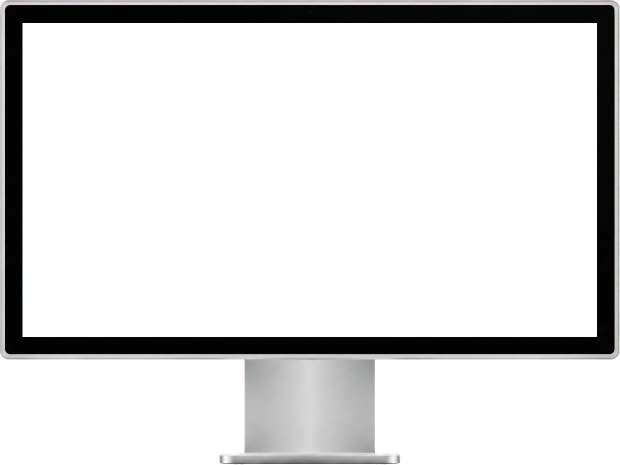
#> input picture skills/motion-designer/assets/devices/display.webp, 1240 x 929 px (shown at 1/2 size)
$ python -i nano_banana_cutouts.py   (imports and definitions only)
#> lines starting #> are read from the running program, lines starting #| are printed output that depends on the picture; after the words box and inside, x2 and y2 are one past the last pixel; in counts of white or black regions, pixels touching at a corner belong together
#!/usr/bin/env python3
"""
Style-Anchored Nano Banana Paper Cutout Generator & Die-Cut Sticker Processor
(Synthesizes vox-explainer-skill + Leslie-vox-style MG-VOXSTAGE + @justdodani 7-Layer Diorama).

Capabilities:
1. `prompts`: Reads `video.json` (or `script.json`) and generates a complete Nano Banana Prompt Pack:
   - 1x **Style Anchor Prompt** (locks paper grain, B&W halftone dot matrix, white die-cut border, and single accent ink)
   - Per-scene **Isolated Cutout Prompts** on flat `#FFFFFF` or `#00FF00` background (`clean composition, text-free, no labels, no watermarks`).
2. `process`: Converts raw generated/uploaded `.png`/`.jpg` images in `<work>/assets/` into transparent
   die-cut paper cutouts in `<work>/pieces/` with:
   - Automatic background removal (corner flood-fill + chroma/luminance key)
   - High-contrast archival B&W halftone filter (`--bw`)
   - Crisp white scissor-cut paper border (`8px` dilated contour)
   - Optional **MG-VOXSTAGE Hot-Red (`#D62E1F`) offset registration outline** (`--voxstage`)
   - Subtle contact drop shadow for 2.5D diorama stacking.

Usage:
    python3 scripts/nano_banana_cutouts.py prompts <work_dir> [--style voxstage]
    python3 scripts/nano_banana_cutouts.py process <input_img> <output_png> [--bw] [--voxstage] [--border 8]
"""

import argparse
import json
import sys
from pathlib import Path
import numpy as np
from PIL import Image, ImageChops, ImageEnhance, ImageFilter


STYLE_ANCHORS = {
    "voxstage": (
        "Editorial paper cutout collage illustration in the style of Vox and Johnny Harris, "
        "black-and-white high-contrast halftone newspaper photograph subject with a thick hand-cut "
        "white paper border and a 3px offset crimson red (#D62E1F) registration outline, "
        "isolated on a flat pure white (#FFFFFF) background, tactile archival paper grain, "
        "clean composition, text-free, no labels, no watermarks"
    ),
    "diorama": (
        "Vintage 1960s travel magazine paper cutout piece, warm Kodak Kodachrome print texture, "
        "sharp scissor-cut edges with a clean white die-cut sticker border, isolated single object "
        "on a flat pure white (#FFFFFF) background, studio flat lighting, "
        "clean composition, text-free, no labels, no watermarks"
    ),
    "blueprint": (
        "Isometric technical engineering schematic cutout in crisp white 2px vector linework "
        "with cyan (#38BDF8) and amber (#FACC15) mechanical highlights on a deep blueprint blue (#1B3A6B) card, "
        "isolated on a flat pure white (#FFFFFF) background, "
        "clean composition, text-free, no labels, no watermarks"
    ),
    "vintage-sketch": (
        "19th-century cross-hatched copperplate ink engraving cutout on warm sepia archival parchment (#EDE2CE) "
        "with rust-red (#9E3B24) ink accents and torn paper border, isolated on a flat pure white (#FFFFFF) background, "
        "clean composition, text-free, no labels, no watermarks"
    ),
}


# [32 lines left out: function build_prompt_pack, not called in this run]


def process_cutout_image(
    src_path: Path,
    dst_path: Path,
    bw_halftone: bool = False,
    voxstage_red: bool = False,
    border_px: int = 8,
):
#> called with src_path = '../assets/devices/display.webp', dst_path = 'out.png', bw_halftone = False, voxstage_red = False, border_px = 8
    im = Image.open(src_path).convert("RGBA")
#> im is the input picture: PIL image 1240x929 RGBA; mean R, G, B, A 26.3, 21.9, 26, 50
    arr = np.array(im)

    # Detect background color from the 4 corners (supports white #FFFFFF, green #00FF00, or light gray)
    corners = np.vstack([
        arr[0:6, 0:6, :3].reshape(-1, 3),
        arr[0:6, -6:, :3].reshape(-1, 3),
        arr[-6:, 0:6, :3].reshape(-1, 3),
        arr[-6:, -6:, :3].reshape(-1, 3),
    ])
#> corners = 144 rows, first 8: [185, 163, 188], [187, 162, 188], [188, 161, 186], [190, 161, 184], [191, 160, 184], [191, 160, 184], [187, 162, 188], [187, 162, 186]
    bg_rgb = np.median(corners, axis=0)
#> bg_rgb = [91.5, 62.5, 92]

    # Compute color distance from background if image isn't already transparent
    if np.min(arr[:, :, 3]) < 250:
        fg_mask = arr[:, :, 3] > 32
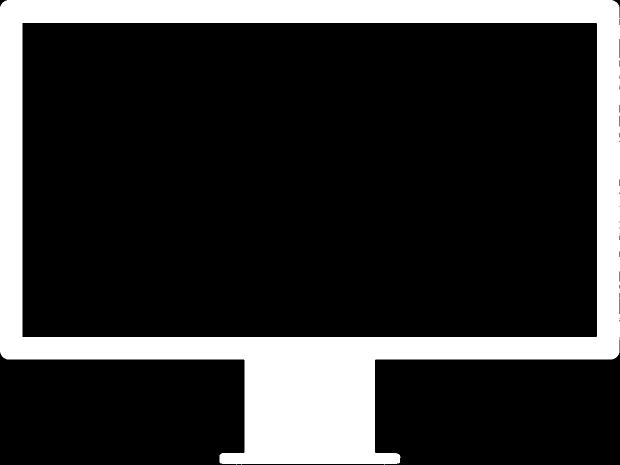
#> fg_mask: shape (929, 1240) bool (shown at 1/2 size); 19.6% white; 1 white region, box (x1, y1, x2, y2) and area: (0, 0, 1240, 929) 226122
    else:
        diff = np.linalg.norm(arr[:, :, :3].astype(np.float32) - bg_rgb.astype(np.float32), axis=2)
        fg_mask = diff > 28.0

    alpha_im = Image.fromarray((fg_mask.astype(np.uint8) * 255), mode="L")
    alpha_im = alpha_im.filter(ImageFilter.MedianFilter(3))
#> alpha_im: PIL image 1240x929 L; 19.6% white; 1 white region, box (x1, y1, x2, y2) and area: (0, 0, 1240, 929) 226183

    rgb_im = im.convert("RGB")
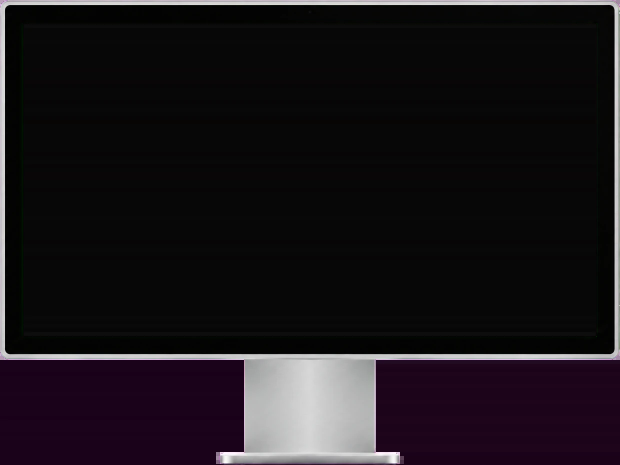
#> rgb_im: PIL image 1240x929 RGB (shown at 1/2 size); mean R, G, B 26.3, 21.9, 26
    if bw_halftone or voxstage_red:
        gray = rgb_im.convert("L")
        gray = ImageEnhance.Contrast(gray).enhance(1.32)
        rgb_im = Image.merge("RGB", (gray, gray, gray))

    # Build white paper die-cut border by dilating alpha mask
    white_mask = alpha_im
    for _ in range(max(1, border_px // 2)):
        white_mask = white_mask.filter(ImageFilter.MaxFilter(5))
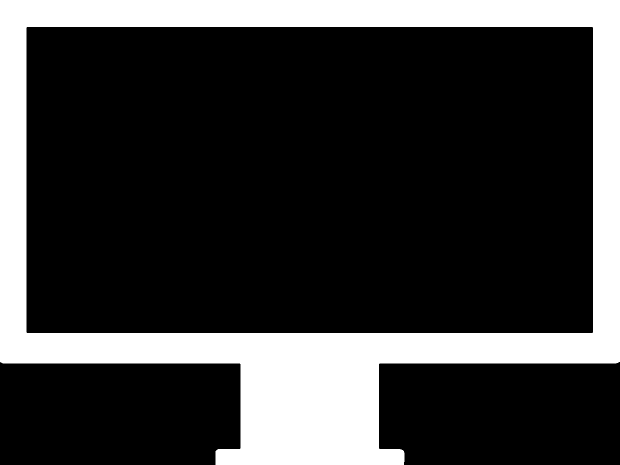
#> white_mask: PIL image 1240x929 L (shown at 1/2 size); 23.2% white; 1 white region, box (x1, y1, x2, y2) and area: (0, 0, 1240, 929) 267118

    canvas = Image.new("RGBA", im.size, (0, 0, 0, 0))
#> canvas: PIL image 1240x929 RGBA; every value is 0

    # Optional MG-VOXSTAGE Hot-Red (#D62E1F) offset registration outline
    if voxstage_red:
        red_mask = white_mask.filter(ImageFilter.MaxFilter(5))
        red_layer = Image.new("RGBA", im.size, (214, 46, 31, 255))
        shifted_red_mask = ImageChops.offset(red_mask, 5, 5)
        canvas.paste(red_layer, (0, 0), shifted_red_mask)

    # Drop shadow
    shadow_mask = white_mask.filter(ImageFilter.GaussianBlur(6))
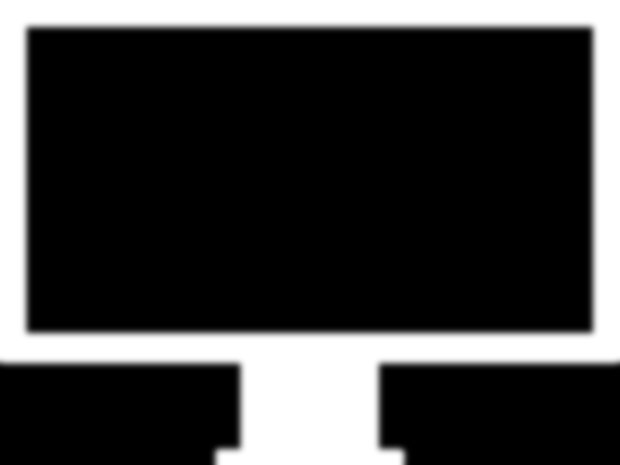
#> shadow_mask: PIL image 1240x929 L (shown at 1/2 size); min 0, max 255, mean 59.1
    shadow_layer = Image.new("RGBA", im.size, (15, 15, 18, 120))
    canvas.paste(shadow_layer, (4, 6), shadow_mask)
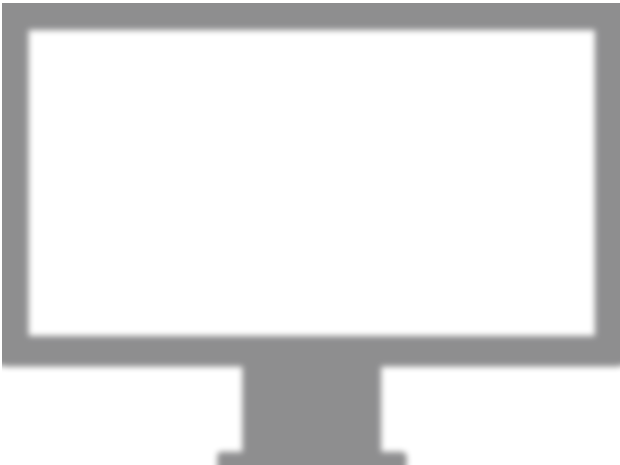
#> canvas: PIL image 1240x929 RGBA (shown at 1/2 size); mean R, G, B, A 3.4, 3.4, 4.1, 27.3; transparent parts drawn white

    # White die-cut paper backing
    white_layer = Image.new("RGBA", im.size, (255, 255, 255, 255))
#> white_layer: PIL image 1240x929 RGBA; every value is 255
    canvas.paste(white_layer, (0, 0), white_mask)
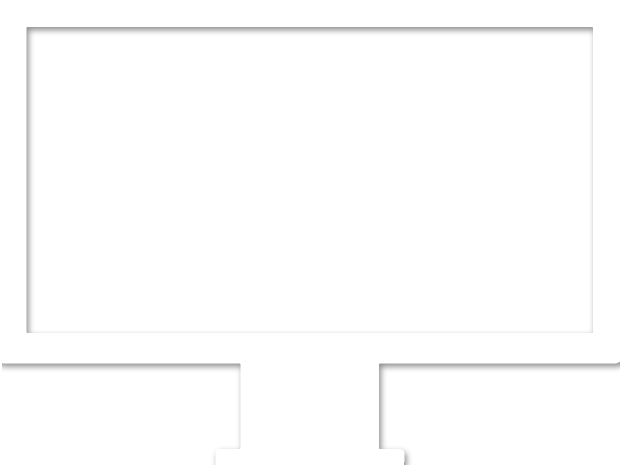
#> canvas: PIL image 1240x929 RGBA (shown at 1/2 size); mean R, G, B, A 59.4, 59.4, 59.4, 61.1; transparent parts drawn white

    # Paste subject on top
    subj_rgba = rgb_im.convert("RGBA")
    subj_rgba.putalpha(alpha_im)
    canvas.paste(subj_rgba, (0, 0), alpha_im)
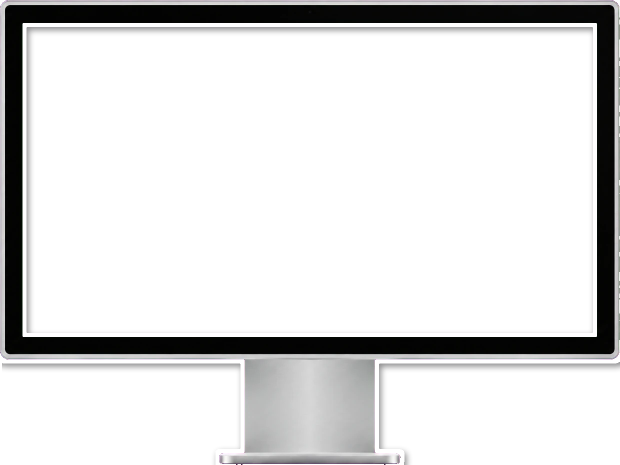
#> canvas: PIL image 1240x929 RGBA (shown at 1/2 size); mean R, G, B, A 25.9, 25.9, 25.9, 61.1; transparent parts drawn white

#> (the run stopped early here; a loop or call above may not have finished)

$ run again, on skills/motion-designer/assets/devices/iphone.webp
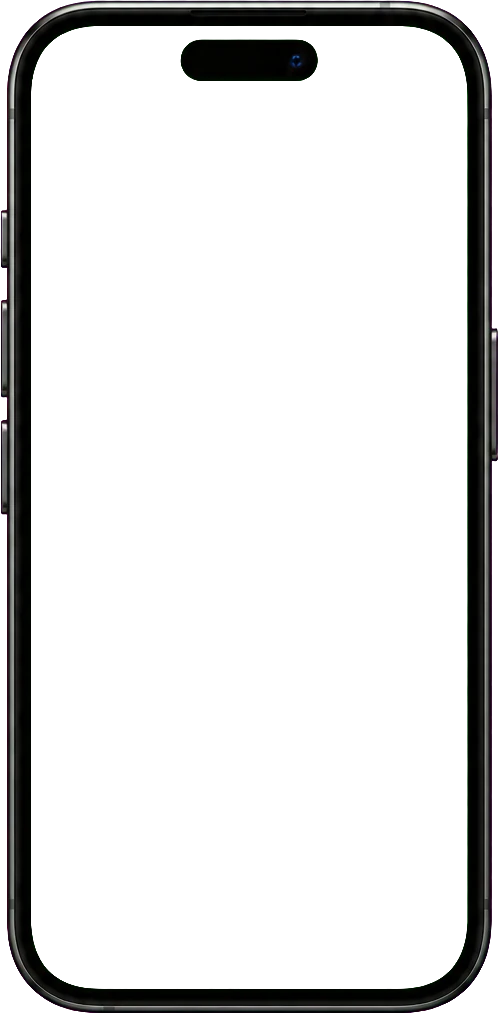
#> input picture skills/motion-designer/assets/devices/iphone.webp, 498 x 1013 px
#> in process_cutout_image, im is the input picture: PIL image 498x1013 RGBA; mean R, G, B, A 8.6, 7.7, 7.7, 38.1
#> corners = 144 rows, first 8: [27, 3, 27], [27, 3, 27], [27, 3, 27], [27, 3, 27], [27, 3, 27], [27, 3, 27], [27, 3, 27], [27, 3, 27]
#> bg_rgb = [27, 3, 26.5]
#> in process_cutout_image, `fg_mask = arr[:, :, 3] > 32`:
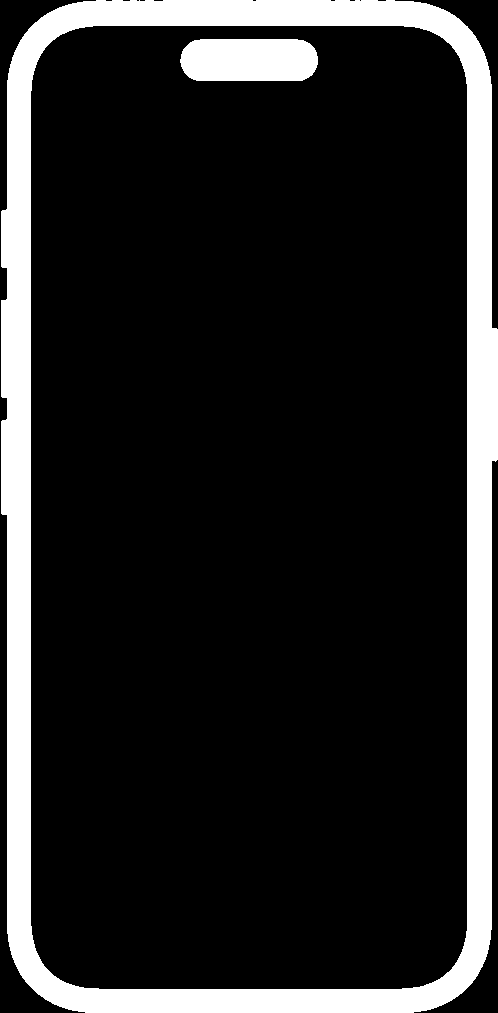
#> fg_mask: shape (1013, 498) bool; 15.1% white; 2 white regions, box (x1, y1, x2, y2) and area: (1, 0, 498, 1013) 70693, (180, 39, 318, 81) 5398
#> white_layer: PIL image 498x1013 RGBA; every value is 255
#> in process_cutout_image, `canvas.paste(subj_rgba, (0, 0), alpha_im)`:
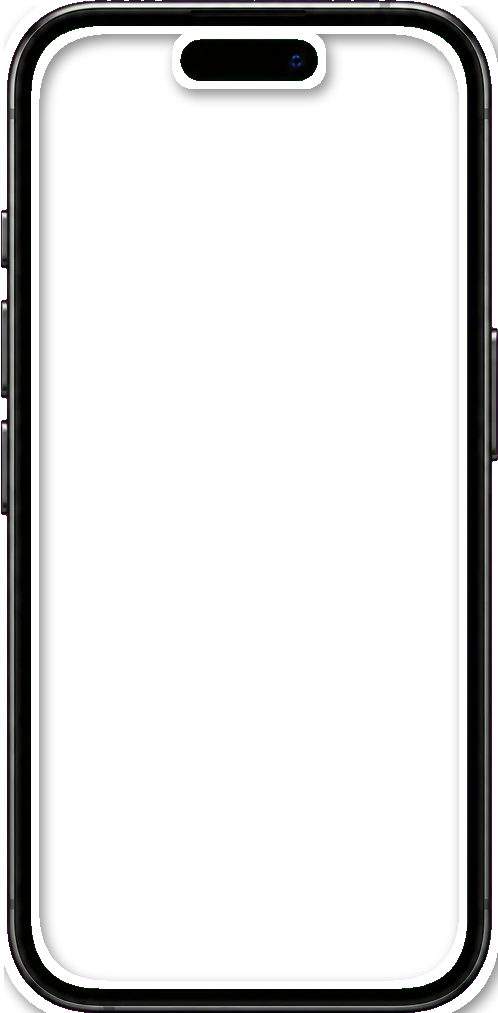
#> canvas: PIL image 498x1013 RGBA; mean R, G, B, A 24.7, 24.8, 24.6, 60; transparent parts drawn white

$ run again, on skills/motion-designer/assets/devices/macbook.webp
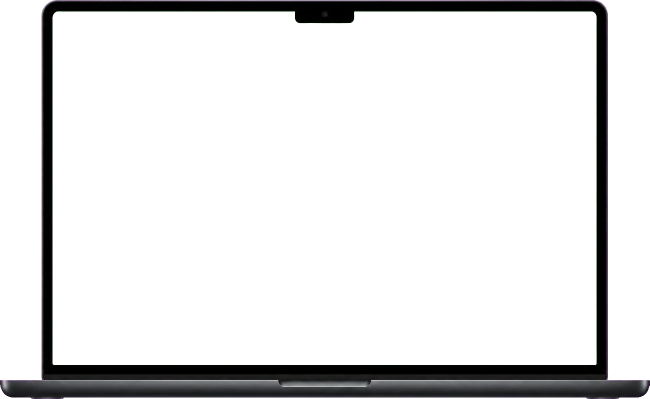
#> input picture skills/motion-designer/assets/devices/macbook.webp, 1299 x 798 px (shown at 1/2 size)
#> in process_cutout_image, im is the input picture: PIL image 1299x798 RGBA; mean R, G, B, A 11.1, 8.2, 9.8, 34.3
#> corners = 144 rows, first 8: [26, 1, 28], [26, 1, 28], [26, 1, 28], [26, 1, 28], [26, 1, 28], [26, 1, 28], [26, 1, 28], [26, 1, 28]
#> bg_rgb = [26, 2, 26.5]
#> in process_cutout_image, `fg_mask = arr[:, :, 3] > 32`:
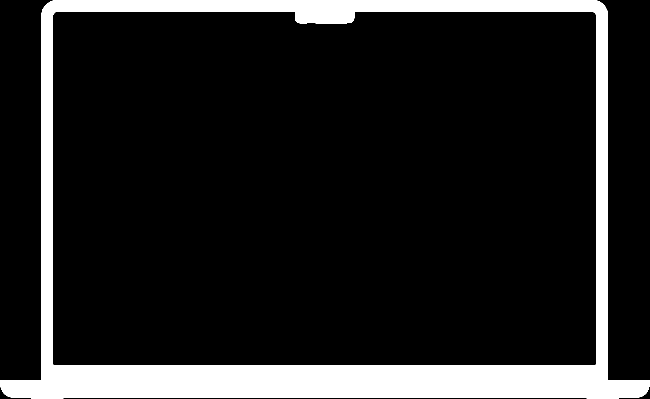
#> fg_mask: shape (798, 1299) bool (shown at 1/2 size); 13.5% white; 1 white region, box (x1, y1, x2, y2) and area: (0, 0, 1299, 798) 139850
#> white_layer: PIL image 1299x798 RGBA; every value is 255
#> in process_cutout_image, `canvas.paste(subj_rgba, (0, 0), alpha_im)`:
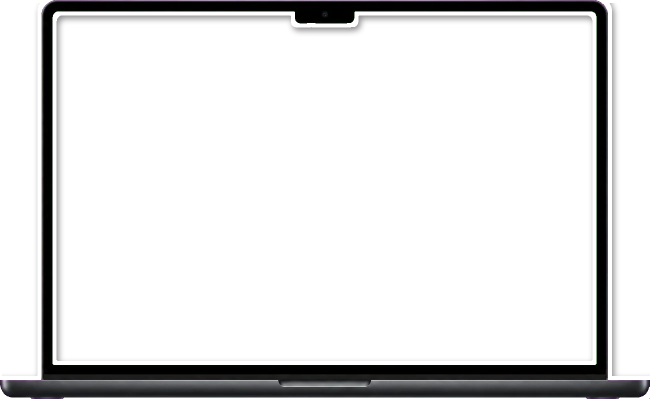
#> canvas: PIL image 1299x798 RGBA (shown at 1/2 size); mean R, G, B, A 15.8, 15.9, 16, 47.6; transparent parts drawn white
